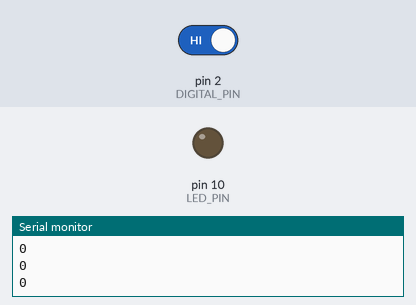
A sketch run on a simulated Arduino Uno, built with avr-gcc and run on an emulated ATmega328P. Shown: output pins drawn as LEDs (lit = HIGH), the last lines printed to the serial monitor. Inputs (shaded band) come from the test bench; at power-on: pin 2 (DIGITAL_PIN) HIGH.

Above: at 1.2 s.
1.3 s: pin 2 (DIGITAL_PIN) driven LOW
At 2.3 s:
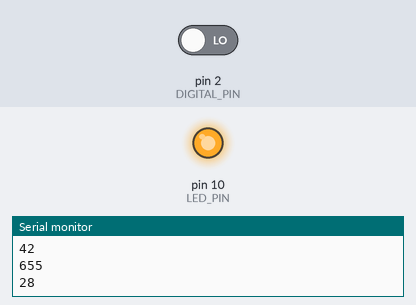
Timing chart, 0 to 10.3 s (numbered marks = the images above; inputs shaded):
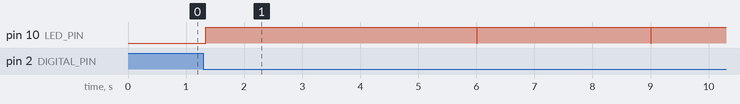

The sketch:

loudify.ino
```cpp
#include <Arduino.h>

// Data pins
const int DIGITAL_PIN = 2;
const int ANALOG_PIN = 0;
const int LED_PIN = 10;

const int threshold = 450;

// Sound sample
const int SAMPLE_TIME = 10;
unsigned long currentTime = 0;
unsigned long passedTime = 0;
unsigned long elapsedTime = 0;

//Led notification
const int LED_DELAY = 3000;
unsigned long currentTimeLed = 0;
unsigned long passedTimeLed = 0;
unsigned long elapsedTimeLed = 0;

int sampleBufferValue = 0;

void setup() {
  Serial.begin(9600);
  pinMode(LED_PIN, OUTPUT);
  digitalWrite(LED_PIN, LOW);
}

void loop() {
  readDigitalSoundData();
  //readAnalogSoundData();
}

void readDigitalSoundData() {
  currentTime = millis();
  elapsedTime = currentTime - passedTime;

  if (digitalRead(DIGITAL_PIN) == LOW) {
    sampleBufferValue++;
  }

  if (elapsedTime > SAMPLE_TIME) {
    Serial.println(sampleBufferValue);

    if (sampleBufferValue > threshold) {
      notifyLedON();
    }

    sampleBufferValue = 0;
    passedTime = currentTime;
  }

  dismissLedNotify();
}

void notifyLedON() {
  digitalWrite(LED_PIN, HIGH);
}

void dismissLedNotify() {
  currentTimeLed = millis();
  elapsedTimeLed = currentTimeLed - passedTimeLed;

  if (elapsedTimeLed > LED_DELAY) {
    digitalWrite(LED_PIN, LOW);
    passedTimeLed = currentTimeLed;
  }
}

void readAnalogSoundData() {
  int analogReads = analogRead(ANALOG_PIN);
  Serial.println(analogReads);
}
```

Measured:
- after the input at 1.3 s, pin 10 (LED_PIN): goes HIGH 4.7 s, LOW 0.01 s, HIGH 3.0 s, LOW 0.01 s, then HIGH, starting at once
